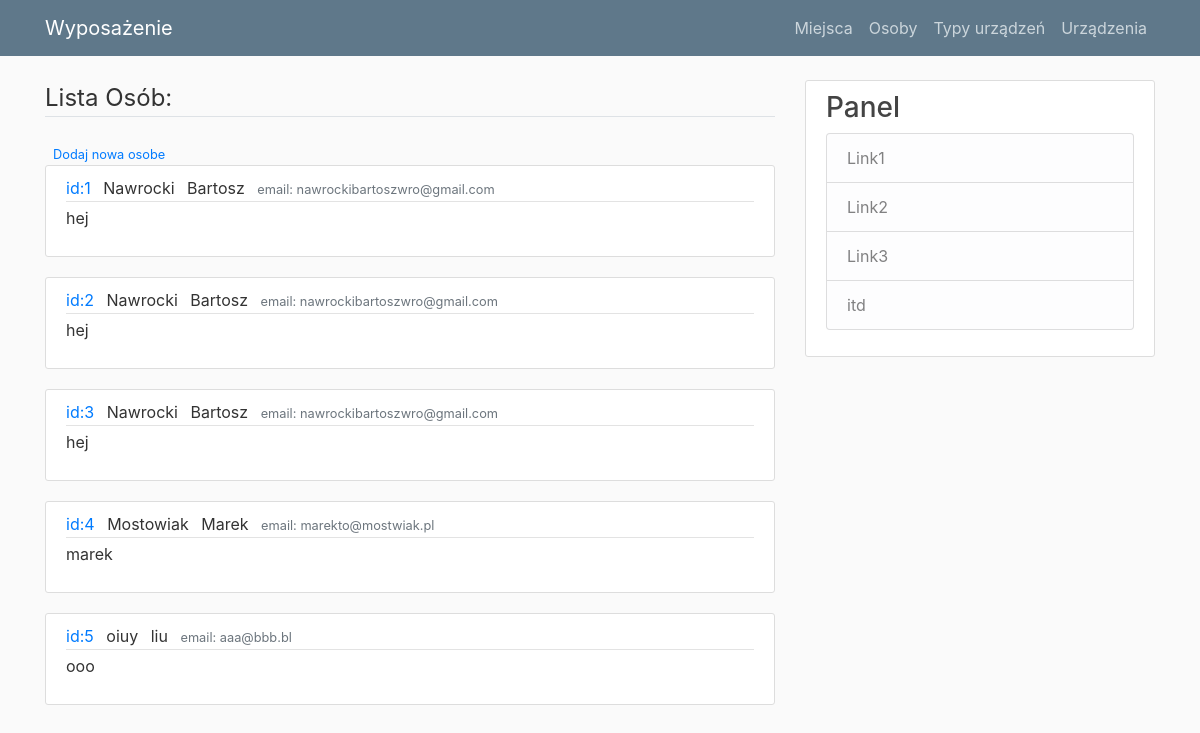
The page /pokazosoby on the database as committed earlier.
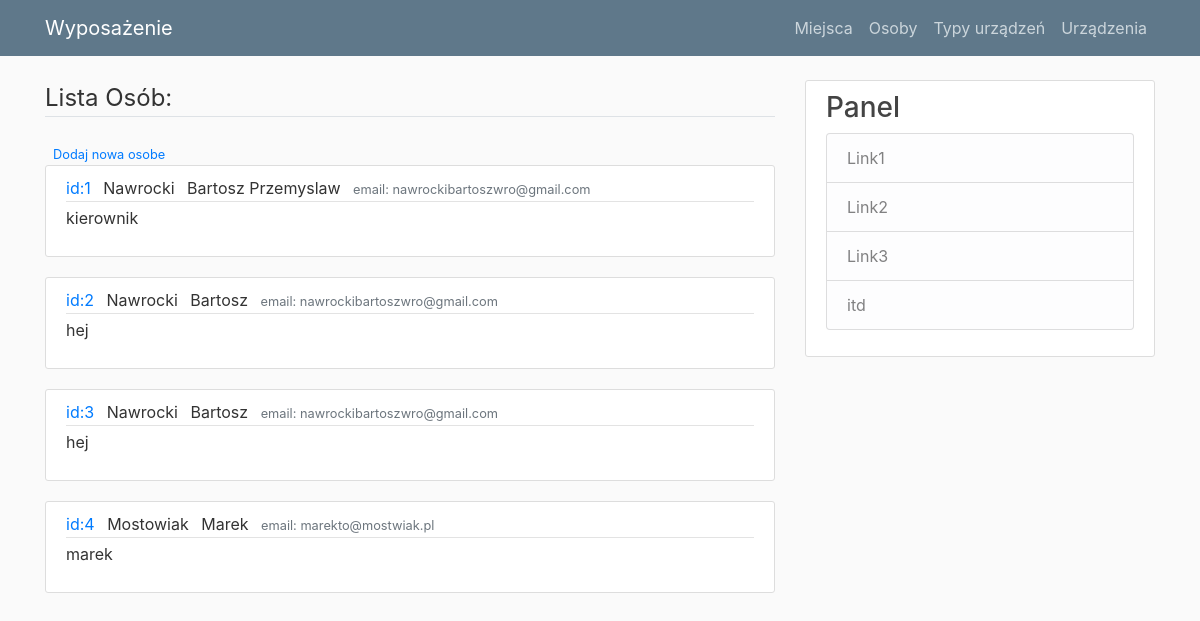
The same page on the database as committed later.
### wyposazenie/models.py (models this page shows)
class Osoby(db.Model):
    __tablename__ = "osoby"
    id_osoba = db.Column(db.Integer, primary_key = True)
    imie = db.Column(db.String(30), nullable = False)
    nazwisko = db.Column(db.String(30), nullable = False)
    email = db.Column(db.String(30))
    opis = db.Column(db.String(150))

### wyposazenie/routes.py (the view)
@app.route("/pokazosoby")
def pokazosoby():
    osoby_query = Osoby.query.all()
    return render_template('pokaz_osoby.html', osoby = osoby_query)

### wyposazenie/templates/pokaz_osoby.html
{% extends "layout.html" %}
{% block content %}
<legend class="border-bottom mb-4">Lista Osób:</legend>
<div>
    <small class="text muted">
        <a class="ml-2" href="{{ url_for('dodajosobe') }}">Dodaj nowa osobe</a>
    </small>
</div>
{% for osoba in osoby %}
<article class="media content-section">
    <div class="media-body">
        <div class="article-metadata">
            <a class="mr-2" href="{{ url_for('pokazosobe', id_osoba=osoba.id_osoba) }}">id:{{osoba.id_osoba}}</a>
            <a class="mr-2">{{osoba.nazwisko}}</a>
            <a class="mr-2">{{osoba.imie}}</a>
            <small class="text-muted">email: {{ osoba.email }}</small>
        </div>
        <p class="article-content">{{ osoba.opis }}</p>
    </div>
</article>
{% endfor %}
{%  endblock content %}

Rows that differ between the two databases and show on the page:
removed Osoby: id_osoba "5", nazwisko "oiuy", imie "liu", email "aaa@bbb.bl", opis "ooo"
changed Osoby id 1: imie "Bartosz" → "Bartosz Przemyslaw"; opis "hej" → "kierownik"
